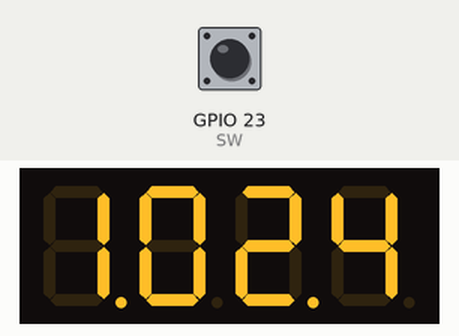
Bench run of a program on a simulated Raspberry Pi (BCM pin numbers). Shown: 4-digit seven-segment display. The test bench sets the inputs (shaded band); at power-on: GPIO 23 (SW) HIGH. The clock reads 2024-03-15 10:24:30 at power-on unless the program sets it; sound played through the audio output is not drawn and takes no time; library files of the repository ran but are not shown: tm1637.py.

Above: at 0.1 s.
At 1.2 s:
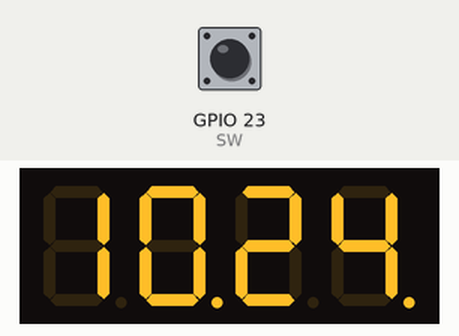
1.3 s: GPIO 23 (SW) pulled LOW for 0.15 s
At 1.8 s:
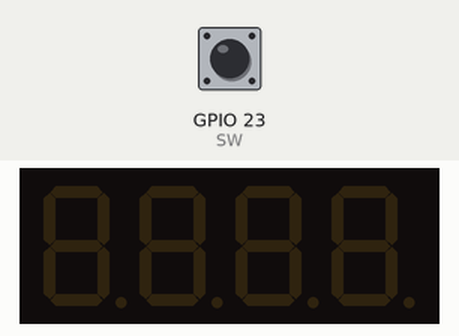
Timing chart, 0 to 4.3 s (numbered marks = the images above; inputs shaded):
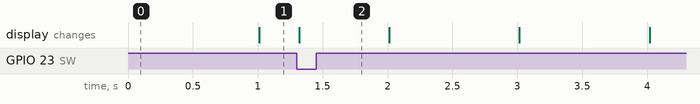

The program:

ui.py
```python
#! /usr/bin/python

import RPi.GPIO as GPIO
from time import sleep
from datetime import datetime
from os import system

import tm1637

#CLK -> GPIO23 (Pin 16)
#Di0 -> GPIO24 (Pin 18)

CLK = 22
SW = 23
DT = 27

AMP = 17

n = 1
t = 0
t2 = 0

def cb(pin):
  print pin

def select(pin):
  global n
  global t

  d = GPIO.input(DT)

  if t > 0:
    if d == 1:
      n += 1
    elif d == 0:
      n -= 1

  t = 10

  if n < 1:
    n = 20
  if n > 20:
    n = 1

  Display.Show([0x7f, 0x7f, int(n/10), n%10])
  Display.Point([0,0,0,0])

def play(pin):
  t2 = 1
  if (t>0):
    Display.Show([8, 8, 8, 8])
    Display.Point([1,1,1,1])
    system("/home/rn/piRadio/tune.py " + str(n))
    system("/home/rn/piRadio/auto_mute.sh")
  else:
    Display.Show([0x7f, 0x7f, 0x7f, 0x7f])
    Display.Point([0,0,0,0])
    system("mpc toggle")

GPIO.setmode(GPIO.BCM)
GPIO.setup(CLK, GPIO.IN, pull_up_down=GPIO.PUD_UP)
GPIO.setup(SW,  GPIO.IN, pull_up_down=GPIO.PUD_UP)
GPIO.setup(DT,  GPIO.IN, pull_up_down=GPIO.PUD_UP)

GPIO.add_event_detect(SW,  GPIO.FALLING, callback=play, bouncetime=500)
GPIO.add_event_detect(CLK, GPIO.FALLING, callback=select, bouncetime=50)
#GPIO.add_event_detect(DT,  GPIO.FALLING, callback=select, bouncetime=500)

#GPIO.setup(AMP, GPIO.OUT)
#GPIO.output(AMP, GPIO.LOW)

Display = tm1637.TM1637(8,7,tm1637.BRIGHT_TYPICAL)

#Display.Clear()
Display.SetBrightnes(1)

p = [1,0,1,0]
t3 = 0

while True:
  if (t > 0) or (t2 > 0):
    t -= 1
    t2 -= 1
  else:
    now = datetime.now()
    hour = now.hour
    minute = now.minute
    second = now.second

    currenttime = [ int(hour / 10), hour % 10, int(minute / 10), minute % 10 ]

    Display.Show(currenttime)
    Display.Point(p)
    p.insert(0, p.pop())

    t3 += 1
    if (t3 > 30):
      system("/home/rn/piRadio/auto_mute.sh")
      t3 = 0
  sleep(1)
```

Measured:
- after the input at 1.3 s, the display: changes at once (image 2)
